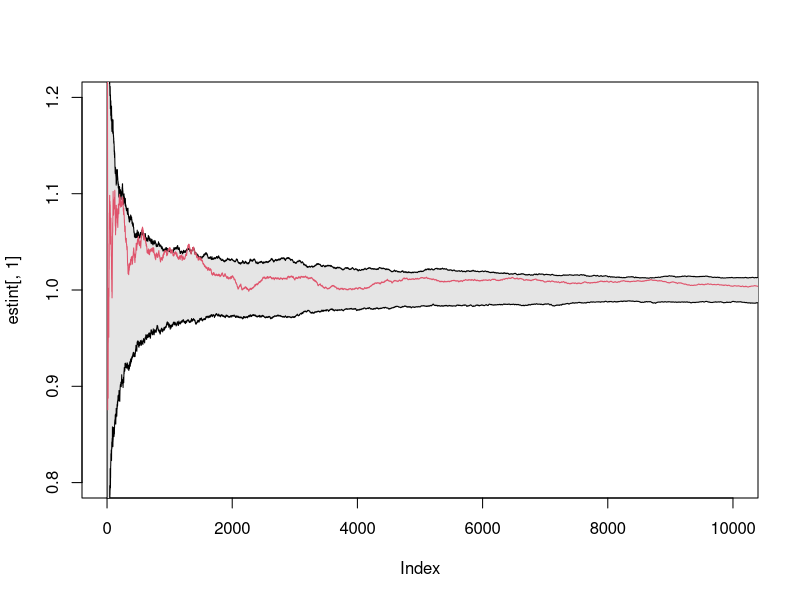
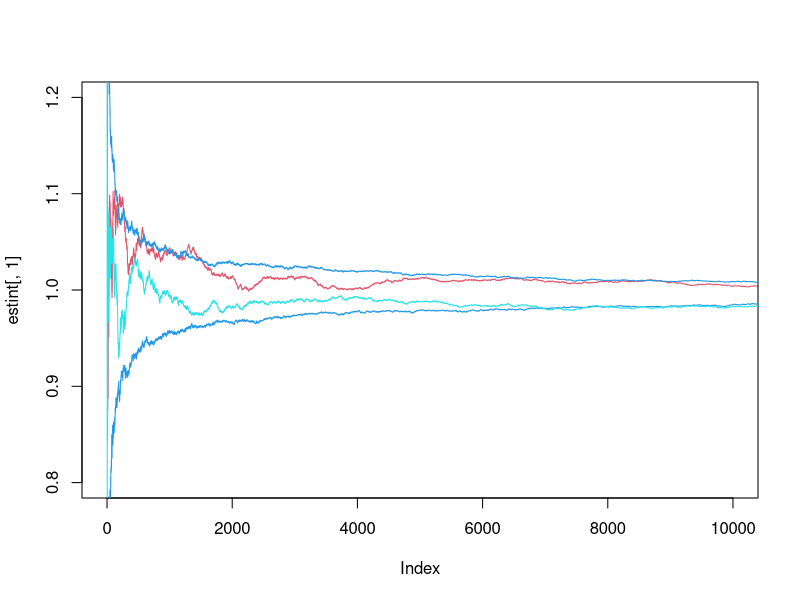

Source code (R) for these figures, in order: (Note: this script raises an error after producing the figures.)
n = 50000 ## 20000 is too small!!
x = runif(n)

h = function(x){
  v = (cos(50*x) + sin(50*x))^2
  return(v)
}


x = matrix(data = h(runif(200*n)), ncol = 200)
estint = apply(x, 2, cumsum) / (1:n)
y = apply(estint, 1, quantile, c(0.025, 0.975))

plot(estint[,1], type = "l", col = 2, ylim = c(0.8, 1.2), xlim = c(0, 10000))
polygon(c(1:n, n:1), c(y[1,], rev(y[2,])), col = "gray90")
lines(estint[,1], type = "l", col = 2, ylim = c(0.8, 1.2))




boot = matrix(data = sample(x[,1], 200*n, replace = TRUE), nrow = n, ncol = 200)
bootit = apply(boot, 2, cumsum) / 1:n
bootU = apply(bootit, 1, quantile, 0.975)
bootL = apply(bootit, 1, quantile, 0.025)


plot(estint[,1], type = "l", col = 2, ylim = c(0.8, 1.2), xlim = c(0, 10000))
lines(bootU, col = 4)
lines(bootL, col = 4)

z = runif(n)
lines(cumsum(h(z))/1:n, col = 5)



plot(x = 1:n, y = theta_est, type = "l", lty=2, ylim = c(0.7, 1.2), xlim = c(0, 10000))
lines(x = 1:n, y = parallelCI[,1], col = "blue")
lines(x = 1:n, y = parallelCI[,3], col = "blue")
lines(x = 1:n, y = cumsum(h(z))/1:n, col = "red", lty = 3)
